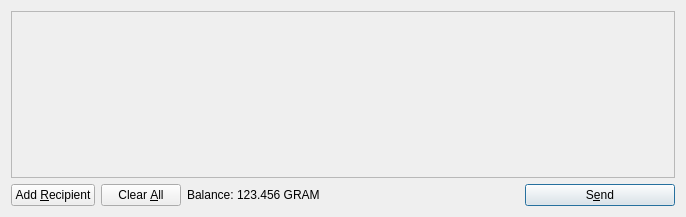
<?xml version="1.0" encoding="UTF-8"?>
<ui version="4.0">
 <class>SendCoinsDialog</class>
 <widget class="QDialog" name="SendCoinsDialog">
  <property name="geometry">
   <rect>
    <x>0</x>
    <y>0</y>
    <width>686</width>
    <height>217</height>
   </rect>
  </property>
  <property name="windowTitle">
   <string>Send Coins</string>
  </property>
  <layout class="QVBoxLayout" name="verticalLayout">
   <item>
    <widget class="QScrollArea" name="scrollArea">
     <property name="widgetResizable">
      <bool>true</bool>
     </property>
     <widget class="QWidget" name="scrollAreaWidgetContents">
      <property name="geometry">
       <rect>
        <x>0</x>
        <y>0</y>
        <width>666</width>
        <height>165</height>
       </rect>
      </property>
      <layout class="QVBoxLayout" name="verticalLayout_2">
       <property name="margin">
        <number>0</number>
       </property>
       <item>
        <layout class="QVBoxLayout" name="entries">
         <property name="spacing">
          <number>6</number>
         </property>
        </layout>
       </item>
       <item>
        <spacer name="verticalSpacer">
         <property name="orientation">
          <enum>Qt::Vertical</enum>
         </property>
         <property name="sizeHint" stdset="0">
          <size>
           <width>20</width>
           <height>40</height>
          </size>
         </property>
        </spacer>
       </item>
      </layout>
     </widget>
    </widget>
   </item>
   <item>
    <layout class="QHBoxLayout" name="horizontalLayout">
     <item>
      <widget class="QPushButton" name="addButton">
       <property name="toolTip">
        <string>Send to multiple recipients at once</string>
       </property>
       <property name="text">
        <string>Add &amp;Recipient</string>
       </property>
       <property name="icon">
        <iconset resource="../bitcoin.qrc">
         <normaloff>:/icons/add</normaloff>:/icons/add</iconset>
       </property>
       <property name="autoDefault">
        <bool>false</bool>
       </property>
      </widget>
     </item>
     <item>
      <widget class="QPushButton" name="clearButton">
       <property name="sizePolicy">
        <sizepolicy hsizetype="Minimum" vsizetype="Fixed">
         <horstretch>0</horstretch>
         <verstretch>0</verstretch>
        </sizepolicy>
       </property>
       <property name="toolTip">
        <string>Remove all transaction fields</string>
       </property>
       <property name="text">
        <string>Clear &amp;All</string>
       </property>
       <property name="icon">
        <iconset resource="../bitcoin.qrc">
         <normaloff>:/icons/remove</normaloff>:/icons/remove</iconset>
       </property>
       <property name="autoRepeatDelay">
        <number>300</number>
       </property>
       <property name="autoDefault">
        <bool>false</bool>
       </property>
      </widget>
     </item>
     <item>
      <layout class="QHBoxLayout" name="horizontalLayout_2">
       <property name="spacing">
        <number>3</number>
       </property>
       <item>
        <widget class="QLabel" name="label">
         <property name="text">
          <string>Balance:</string>
         </property>
        </widget>
       </item>
       <item>
        <widget class="QLabel" name="labelBalance">
         <property name="cursor">
          <cursorShape>IBeamCursor</cursorShape>
         </property>
         <property name="text">
          <string>123.456 GRAM</string>
         </property>
         <property name="textInteractionFlags">
          <set>Qt::LinksAccessibleByMouse|Qt::TextSelectableByKeyboard|Qt::TextSelectableByMouse</set>
         </property>
        </widget>
       </item>
      </layout>
     </item>
     <item>
      <spacer name="horizontalSpacer">
       <property name="orientation">
        <enum>Qt::Horizontal</enum>
       </property>
       <property name="sizeHint" stdset="0">
        <size>
         <width>40</width>
         <height>20</height>
        </size>
       </property>
      </spacer>
     </item>
     <item>
      <widget class="QPushButton" name="sendButton">
       <property name="minimumSize">
        <size>
         <width>150</width>
         <height>0</height>
        </size>
       </property>
       <property name="toolTip">
        <string>Confirm the send action</string>
       </property>
       <property name="text">
        <string>S&amp;end</string>
       </property>
       <property name="icon">
        <iconset resource="../bitcoin.qrc">
         <normaloff>:/icons/send</normaloff>:/icons/send</iconset>
       </property>
       <property name="default">
        <bool>true</bool>
       </property>
      </widget>
     </item>
    </layout>
   </item>
  </layout>
 </widget>
 <resources>
  <include location="../bitcoin.qrc"/>
 </resources>
 <connections/>
</ui>
